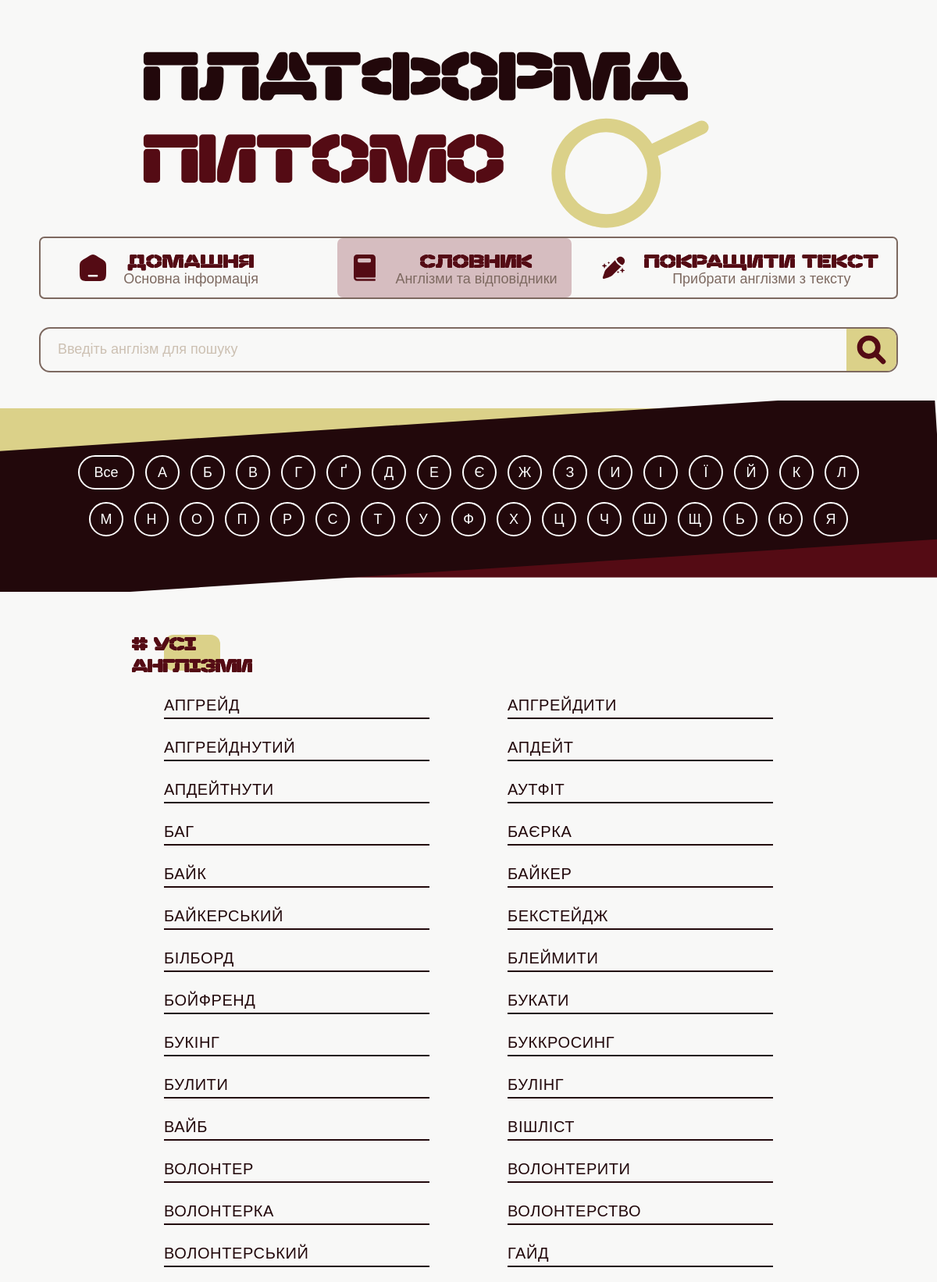
The page /dictionary.html (upper part) on the database its author committed.
### tables this page shows
CREATE TABLE "Англізм" (
"ID" INTEGER,
  "Англізм" TEXT,
  "Частина мови" TEXT,
  "Оригінальне написання англізма" TEXT,
  "Тлумачення" TEXT,
  "Зауваження" TEXT
);

### app.py (the view)
@app.route("/dictionary.html")
def dictionary():
    anglicisms = get_all_anglicisms()
    return render_template(
        "dictionary.html",
        anglicisms=anglicisms
    )

### app.py (called while the page is built)
def get_all_anglicisms():
    conn = sqlite3.connect(DB_PATH)
    cursor = conn.cursor()
    query = """
    SELECT
        a.ID,
        a.Англізм,
        a."Частина мови",
        v.Відповідник
    FROM Англізм a
    LEFT JOIN Відповідник v
        ON a.ID = v."ID англізма"
    WHERE v.ID = (
        SELECT MIN(v2.ID)
        FROM Відповідник v2
        WHERE v2."ID англізма" = a.ID
    )
    ORDER BY a.Англізм COLLATE NOCASE
    """
    cursor.execute(query)
    rows = cursor.fetchall()
    conn.close()
    anglicisms = []
    for row in rows:
        anglicisms.append({
            "id": row[0],
            "anglicism": row[1],
            "part_of_speech": row[2],
            "replacement": row[3]
        })
    return anglicisms

### templates/dictionary.html (shortened to what this page needs)
<!DOCTYPE html>
<html lang="uk">
<head>
  <link rel="stylesheet"
        href="{{ url_for('static', filename='css/dictionary.css') }}">
</head>
<body>
<header class="header">
  <img class="logo"
       src="{{ url_for('static', filename='images/Лого.svg') }}"
       alt="Платформа Питомо" />
  <nav class="nav">
    <a href="{{ url_for('home') }}"
       class="nav-item">
      <img src="{{ url_for('static', filename='images/іконка_home.svg') }}"
           alt="" />
      <div class="nav-text">
        <span>Домашня</span>
        <small>Основна інформація</small>
      </div>
    </a>
    <a href="{{ url_for('dictionary') }}"
       class="nav-item active">
      <img src="{{ url_for('static', filename='images/іконка_словник.svg') }}"
           alt="" />
      <div class="nav-text">
        <span>Словник</span>
        <small>Англізми та відповідники</small>
      </div>
    </a>
    <a href="{{ url_for('improve') }}"
       class="nav-item">
      <img src="{{ url_for('static', filename='images/іконка_text_improvement.svg') }}"
           alt="" />
      <div class="nav-text">
        <span>Покращити текст</span>
        <small>Прибрати англізми з тексту</small>
      </div>
    </a>
  </nav>
</header>
<main>
  <section class="search-section">
    <form class="search-form"
          onsubmit="return false;">
      <input type="text"
             id="search-input"
             placeholder="Введіть англізм для пошуку" />
      <button type="submit"
              aria-label="Пошук">
        <img src="{{ url_for('static', filename='images/іконка_пошук.svg') }}"
             alt="" />
      </button>
    </form>
  </section>
  <section class="alphabet-section">
    <img class="alphabet-bg"
         src="{{ url_for('static', filename='images/alphabet_background.svg') }}"
         alt="" />
    <div class="alphabet-buttons">
      <div class="alphabet-row">
        <button class="all-button active-letter"
                type="button"
                data-letter="ALL">
          Все
        </button>
        <button class="letter-button" type="button" data-letter="А">А</button>
        <button class="letter-button" type="button" data-letter="Б">Б</button>
        <button class="letter-button" type="button" data-letter="В">В</button>
        <button class="letter-button" type="button" data-letter="Г">Г</button>
        <button class="letter-button" type="button" data-letter="Ґ">Ґ</button>
        <button class="letter-button" type="button" data-letter="Д">Д</button>
        <button class="letter-button" type="button" data-letter="Е">Е</button>
        <button class="letter-button" type="button" data-letter="Є">Є</button>
        <button class="letter-button" type="button" data-letter="Ж">Ж</button>
        <button class="letter-button" type="button" data-letter="З">З</button>
        <button class="letter-button" type="button" data-letter="И">И</button>
        <button class="letter-button" type="button" data-letter="І">І</button>
        <button class="letter-button" type="button" data-letter="Ї">Ї</button>
        <button class="letter-button" type="button" data-letter="Й">Й</button>
        <button class="letter-button" type="button" data-letter="К">К</button>
        <button class="letter-button" type="button" data-letter="Л">Л</button>
      </div>
      <div class="alphabet-row">
        <button class="letter-button" type="button" data-letter="М">М</button>
        <button class="letter-button" type="button" data-letter="Н">Н</button>
        <button class="letter-button" type="button" data-letter="О">О</button>
        <button class="letter-button" type="button" data-letter="П">П</button>
        <button class="letter-button" type="button" data-letter="Р">Р</button>
        <button class="letter-button" type="button" data-letter="С">С</button>
        <button class="letter-button" type="button" data-letter="Т">Т</button>
        <button class="letter-button" type="button" data-letter="У">У</button>
        <button class="letter-button" type="button" data-letter="Ф">Ф</button>
        <button class="letter-button" type="button" data-letter="Х">Х</button>
        <button class="letter-button" type="button" data-letter="Ц">Ц</button>
        <button class="letter-button" type="button" data-letter="Ч">Ч</button>
        <button class="letter-button" type="button" data-letter="Ш">Ш</button>
        <button class="letter-button" type="button" data-letter="Щ">Щ</button>
        <button class="letter-button" type="button" data-letter="Ь">Ь</button>
        <button class="letter-button" type="button" data-letter="Ю">Ю</button>
        <button class="letter-button" type="button" data-letter="Я">Я</button>
      </div>
    </div>
  </section>
  <section class="dictionary-list">
    <div class="letter-badge"
         id="current-letter">
      # Усі англізми
    </div>
    <div class="words-grid"
         id="words-grid">
      {% for item in anglicisms %}
        <a href="{{ url_for('dictionary') }}?word={{ item.id }}"
           class="word-link"
           data-id="{{ item.id }}"
           data-letter="{{ item.anglicism[0]|upper }}"
           data-word="{{ item.anglicism|lower }}">
          {{ item.anglicism }}
        </a>
      {% endfor %}
    </div>
  </section>
</main>
</body>
</html>

### static/css/dictionary.css (style rules this page uses)
:root { --bg: #f8f8f7; --beige: #ccc0b2; --brown: #7d6960; --dark: #22080b; --yellow: #dbd189; --wine: #540b14; --active: #d6bdc0; }
* { box-sizing: border-box; }
body { margin: 0; background: var(--bg); color: var(--dark); font-family: "Noto Sans Hebrew New", Arial, sans-serif; }
.header { width: 1100px; margin: 35px auto 0; }
.logo { display: block; width: 835px; max-width: 100%; margin: 0 auto; }
.nav { width: 1100px; height: 80px; margin-top: 0; display: grid; grid-template-columns: repeat(3, 1fr); border: 2px solid var(--brown); border-radius: 7px; overflow: hidden; background: var(--bg); position: relative; }
.nav::before { content: ""; position: absolute; top: 0; left: 0; height: 100%; background: var(--active); border-radius: 7px; transition: all 0.35s ease; z-index: 0; width: 300px; transform: translateX(380px); }
.nav-item { display: flex; align-items: center; justify-content: center; gap: 22px; text-decoration: none; color: var(--dark); border-right: none; transform: translateX(-18px); position: relative; z-index: 1; }
.nav-item.active { background: transparent; }
.nav-item img { width: 34px; height: 34px; flex-shrink: 0; }
.nav-text { display: flex; flex-direction: column; justify-content: center; align-items: center; line-height: 1; text-align: center; }
.nav-text span { font-family: "Nastup Soft", Impact, sans-serif; font-size: 24px; line-height: 1; letter-spacing: 0.7px; text-transform: uppercase; color: var(--wine); text-shadow: 0 0 0.25px currentColor; }
.nav-text small { margin-top: 4px; font-size: 18px; line-height: 1; color: var(--brown); }
.search-section { width: 1100px; margin: 36px auto 0; }
.search-form { width: 100%; height: 58px; display: grid; grid-template-columns: 1fr 64px; border: 2px solid var(--brown); border-radius: 14px; overflow: hidden; background: var(--bg); }
.search-form input { border: none; outline: none; background: transparent; padding: 0 22px; font-size: 18px; color: var(--dark); font-family: "Noto Sans Hebrew New", Arial, sans-serif; }
.search-form input::placeholder { color: var(--beige); }
.search-form button { border: none; background: var(--yellow); display: flex; align-items: center; justify-content: center; cursor: pointer; }
.alphabet-section { height: 245px; margin-top: 36px; position: relative; overflow: hidden; display: flex; align-items: center; justify-content: center; }
.alphabet-bg { position: absolute; inset: 0; width: 100%; height: 100%; object-fit: cover; }
.alphabet-buttons { display: flex; flex-direction: column; align-items: center; gap: 16px; position: relative; z-index: 1; }
.alphabet-row { display: flex; justify-content: center; gap: 14px; }
.alphabet-buttons button { width: 44px; height: 44px; display: flex; align-items: center; justify-content: center; border: 2px solid white; border-radius: 999px; background: transparent; color: white; font-size: 18px; line-height: 1; font-family: "Noto Sans Hebrew New", Arial, sans-serif; padding: 0; cursor: pointer; transition: background-color 0.25s ease, color 0.25s ease, border-color 0.25s ease; }
.alphabet-buttons .all-button { width: 72px; }
.dictionary-list { width: 780px; margin: 55px auto 42px; }
.letter-badge { width: 72px; height: 46px; background: var(--yellow); border-radius: 12px; color: var(--wine); font-family: "Nastup Soft", Impact, sans-serif; font-size: 24px; display: flex; align-items: center; justify-content: center; margin-bottom: 34px; text-shadow: 0 0 0.25px currentColor; }
.words-grid { display: grid; grid-template-columns: 1fr 1fr; column-gap: 100px; row-gap: 26px; }
.word-link { display: block; padding-bottom: 6px; border-bottom: 2px solid var(--dark); font-family: "Noto Sans Hebrew New", sans-serif; font-size: 20px; line-height: 1; letter-spacing: 0.6px; text-transform: uppercase; color: var(--dark); text-decoration: none; transition: color 0.25s ease, border-color 0.25s ease; }

### rows shown on the page
Англізм: anglicism "АПГРЕЙД"
Англізм: anglicism "АПГРЕЙДИТИ"
Англізм: anglicism "АПГРЕЙДНУТИЙ"
Англізм: anglicism "АПДЕЙТ"
Англізм: anglicism "АПДЕЙТНУТИ"
Англізм: anglicism "АУТФІТ"
Англізм: anglicism "БАГ"
Англізм: anglicism "БАЙК"
Англізм: anglicism "БАЙКЕР"
Англізм: anglicism "БАЙКЕРСЬКИЙ"
Англізм: anglicism "БАЄРКА"
Англізм: anglicism "БЕКСТЕЙДЖ"
Англізм: anglicism "БЛЕЙМИТИ"
Англізм: anglicism "БОЙФРЕНД"
Англізм: anglicism "БУКАТИ"
Англізм: anglicism "БУККРОСИНГ"
Англізм: anglicism "БУКІНГ"
Англізм: anglicism "БУЛИТИ"
Англізм: anglicism "БУЛІНГ"
Англізм: anglicism "БІЛБОРД"
Англізм: anglicism "ВАЙБ"
Англізм: anglicism "ВОЛОНТЕР"
Англізм: anglicism "ВОЛОНТЕРИТИ"
Англізм: anglicism "ВОЛОНТЕРКА"
Англізм: anglicism "ВОЛОНТЕРСТВО"
Англізм: anglicism "ВОЛОНТЕРСЬКИЙ"
Англізм: anglicism "ВІШЛІСТ"
Англізм: anglicism "ГАЙД"
